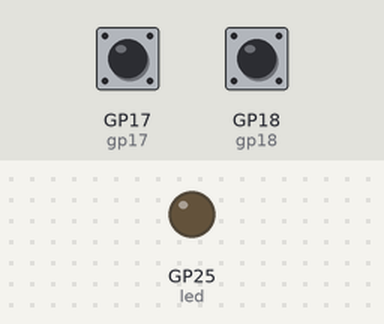
The program below on a simulated Raspberry Pi Pico running CircuitPython. On the bench: output pins drawn as LEDs (lit = HIGH). Inputs (shaded band) come from the test bench; at power-on: GP17 (gp17) LOW, GP18 (gp18) LOW. Random numbers come from a fixed seed; USB keyboard and mouse output is not drawn.

Above: at 1.2 s.
1.3 s: GP17 (gp17) pulled HIGH for 0.15 s
At 1.38 s:
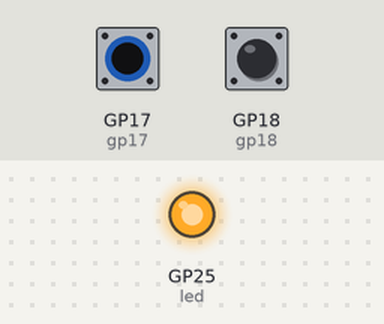
2.9 s: GP17 (gp17) pulled HIGH for 3.2 s
At 6.9 s:
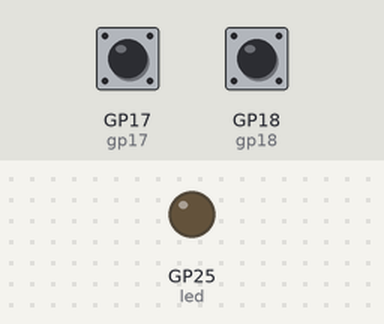
7.6 s: GP18 (gp18) pulled HIGH for 3.2 s
At 7.9 s:
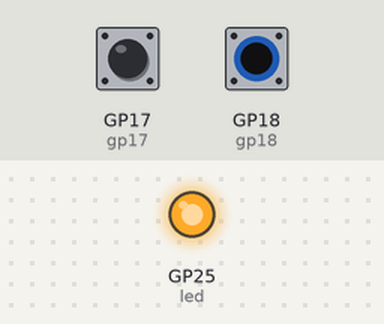
Timing chart, 0 to 12.3 s (numbered marks = the images above; inputs shaded):
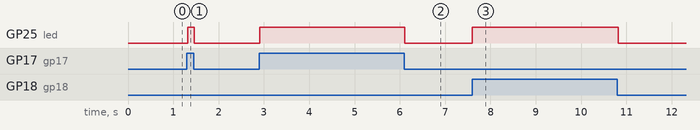

The program:

code1.py
```python
from function_map import func_map
import io_module
from util_module import wait, sleep, get_ms, relax, getRandms
import io_module


gp17_pressed = False
gp18_pressed = False

while True:
    if io_module.is_gp17_on() and not gp17_pressed:
        io_module.on_led()
        func_map["press_mouse_left"]()
        gp17_pressed = True
    elif not io_module.is_gp17_on() and gp17_pressed:
        io_module.off_led()
        func_map["release_mouse_left"]()
        gp17_pressed = False


    if io_module.is_gp18_on() and not gp18_pressed:
        io_module.on_led()
        func_map["press_mouse_right"]()
        gp18_pressed = True
    elif not io_module.is_gp18_on() and gp18_pressed:
        io_module.off_led()
        func_map["release_mouse_right"]()
        gp18_pressed = False


    relax(20,20)
```

function_map.py
```python
import keyboard_module
import mouse_module


def press_mouse_left():
    mouse_module.send_mouse_left_press()


def release_mouse_left():
    mouse_module.send_mouse_left_release()


def press_mouse_right():
    mouse_module.send_mouse_right_press()


def release_mouse_right():
    mouse_module.send_mouse_right_release()


def press_w():
    keyboard_module.send_w_press()


def release_w():
    keyboard_module.send_w_release()


def press_s():
    keyboard_module.send_s_press()


def release_s():
    keyboard_module.send_s_release()


def press_a():
    keyboard_module.send_a_press()


def release_a():
    keyboard_module.send_a_release()


def press_d():
    keyboard_module.send_d_press()


def release_d():
    keyboard_module.send_d_release()


def press_space():
    keyboard_module.send_space_press()


def release_space():
    keyboard_module.send_space_release()


func_map = {
    "press_mouse_left": press_mouse_left,
    "release_mouse_left": release_mouse_left,


    "press_mouse_right": press_mouse_right,
    "release_mouse_right": release_mouse_right,


    "press_w": press_w,
    "release_w": release_w,


    "press_s": press_s,
    "release_s": release_s,


    "press_a": press_a,
    "release_a": release_a,


    "press_d": press_d,
    "release_d": release_d,


    "press_space": press_space,
    "release_space": release_space,
}
```

io_module.py
```python
import board
from digitalio import DigitalInOut, Direction, Pull


led = DigitalInOut(board.LED)
led.direction = Direction.OUTPUT

sw = DigitalInOut(board.GP16)
sw.direction = Direction.INPUT
sw.pull = Pull.DOWN


gp17 = DigitalInOut(board.GP17)
gp17.direction = Direction.INPUT
gp17.pull = Pull.DOWN


gp18 = DigitalInOut(board.GP18)
gp18.direction = Direction.INPUT
gp18.pull = Pull.DOWN


def on_led():
    led.value = 1


def off_led():
    led.value = 0


def is_on():
    return sw.value

def is_gp17_on():
    return gp17.value

def is_gp18_on():
    return gp18.value
```

util_module.py
```python
import time
import random
import io_module


def get_ms():
    return time.monotonic() * 1000


def sleep(ms):
    time.sleep(ms / 1000)


def getRandms(min, max):
    return random.randint(min, max)


def wait():
    while io_module.is_on():
        sleep(50)


def relax(min_ms, max_ms):
    sleep(getRandms(min_ms, max_ms))
```

keyboard_module.py
```python
import usb_hid
from adafruit_hid.keyboard import Keyboard
from adafruit_hid.keycode import Keycode


keyboard = Keyboard(usb_hid.devices)


def send_key_press(key):
    keyboard.press(key)


def send_key_release(key):
    keyboard.release(key)


def send_w_press():
    send_key_press(Keycode.W)


def send_w_release():
    send_key_release(Keycode.W)


def send_s_press():
    send_key_press(Keycode.S)


def send_s_release():
    send_key_release(Keycode.S)


def send_a_press():
    send_key_press(Keycode.A)


def send_a_release():
    send_key_release(Keycode.A)


def send_d_press():
    send_key_press(Keycode.D)


def send_d_release():
    send_key_release(Keycode.D)


def send_space_press():
    send_key_press(Keycode.SPACE)


def send_space_release():
    send_key_release(Keycode.SPACE)
```

mouse_module.py
```python
import usb_hid
from adafruit_hid.mouse import Mouse


mouse = Mouse(usb_hid.devices)


def send_mouse_left_press():
    mouse.press(Mouse.LEFT_BUTTON)


def send_mouse_left_release():
    mouse.release(Mouse.LEFT_BUTTON)


def send_mouse_right_press():
    mouse.press(Mouse.RIGHT_BUTTON)


def send_mouse_right_release():
    mouse.release(Mouse.RIGHT_BUTTON)
```

Measured:
- after the input at 1.3 s, GP25 (led): LOW → HIGH at once, → LOW 0.14 s later
- after the input at 2.9 s, GP25 (led): LOW → HIGH at once, → LOW 3.2 s later
- after the input at 7.6 s, GP25 (led): LOW → HIGH at once, → LOW 3.2 s later
